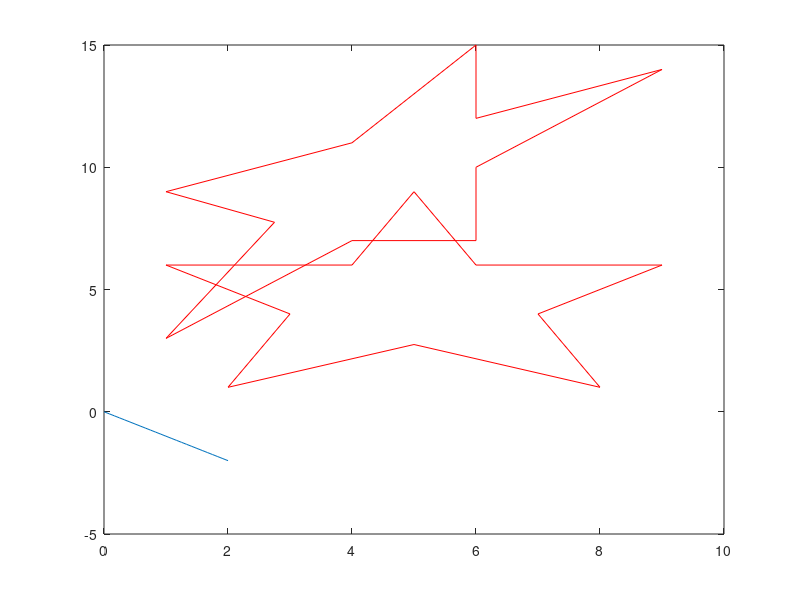

This chart was generated by the following MATLAB code:
%%Clears everything
clc
clear all
clf

%%Set the x and y linspace
Ax = linspace(0,0,50);
Ay = linspace(-2,2,50);

%%Set the x and y limits
xlim([-10 10])
ylim([-10 10])

%%Plot the x and y
plot(Ax,Ay);
%%Set the linspace
xDiag = linspace(0,2,25);

%%Set the diagnols
A = xDiag;
B = -xDiag;

%%Plot the diagnols
plot(xDiag,A);
plot(xDiag,B);
%%fileID reads in the text file
fileID = fopen('part3.txt','r');
%%M =csvread('part3.txt');
%%This specifies the format of the file that we are reading in
formatSpec = '%f %f';

%%This sets the size of the matrice to be read in
sizeA = [2 6];
amat = A(1, 3:6);
%%Reads the text file, specifies the format, and sets the size
A = fscanf(fileID, formatSpec, sizeA);

%%Atrans = dlmread('part3.txt','\t',0,6);

%%Plots A
%%Red color
%%plot(A(1,:), A(2 ,:),'r');

fileID = fopen('shape2.txt','r'); 

formatSpec = '%f %f';

sizeB = [2 12];

B = fscanf(fileID, formatSpec, sizeB);

hold on

plot(B(1,:), B(2 ,:),'r');

C = A' * B;
plot(C(1,:), C(2 ,:),'r');